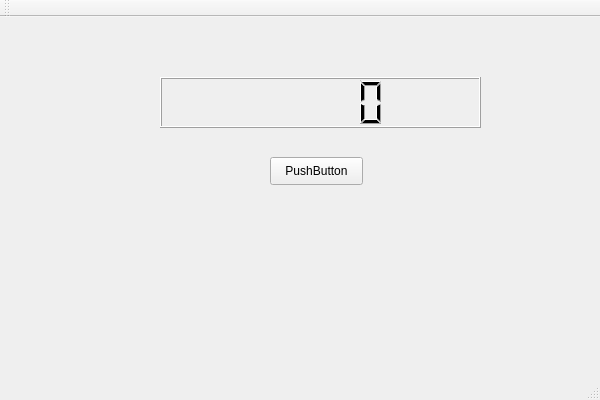
<?xml version="1.0" encoding="UTF-8"?>
<ui version="4.0">
 <class>testlogclassClass</class>
 <widget class="QMainWindow" name="testlogclassClass">
  <property name="geometry">
   <rect>
    <x>0</x>
    <y>0</y>
    <width>600</width>
    <height>400</height>
   </rect>
  </property>
  <property name="windowTitle">
   <string>testlogclass</string>
  </property>
  <widget class="QWidget" name="centralWidget">
   <widget class="QPushButton" name="pushButton">
    <property name="geometry">
     <rect>
      <x>270</x>
      <y>140</y>
      <width>93</width>
      <height>28</height>
     </rect>
    </property>
    <property name="text">
     <string>PushButton</string>
    </property>
   </widget>
   <widget class="QLCDNumber" name="lcdNumber">
    <property name="geometry">
     <rect>
      <x>160</x>
      <y>60</y>
      <width>321</width>
      <height>51</height>
     </rect>
    </property>
   </widget>
  </widget>
  <widget class="QMenuBar" name="menuBar">
   <property name="geometry">
    <rect>
     <x>0</x>
     <y>0</y>
     <width>600</width>
     <height>26</height>
    </rect>
   </property>
  </widget>
  <widget class="QToolBar" name="mainToolBar">
   <attribute name="toolBarArea">
    <enum>TopToolBarArea</enum>
   </attribute>
   <attribute name="toolBarBreak">
    <bool>false</bool>
   </attribute>
  </widget>
  <widget class="QStatusBar" name="statusBar"/>
 </widget>
 <layoutdefault spacing="6" margin="11"/>
 <resources>
  <include location="testlogclass.qrc"/>
 </resources>
 <connections/>
</ui>
